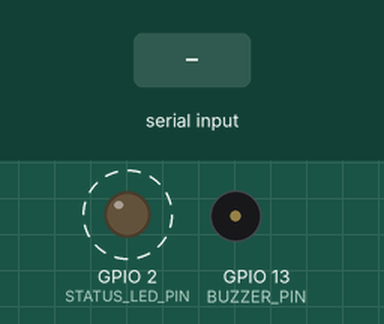
This program was run on a simulated ESP32. Parts: output pins drawn as LEDs (lit = HIGH), buzzer (waves = sounding). Dashed ring = blinking. The inputs (shaded band) are chosen by the test bench. Random numbers use the default seed unless the program sets one; what the program prints to the serial monitor is not drawn.

Above: at 1.3 s.
1.4 s: "BEEP\n" received over Serial
At 1.47 s:
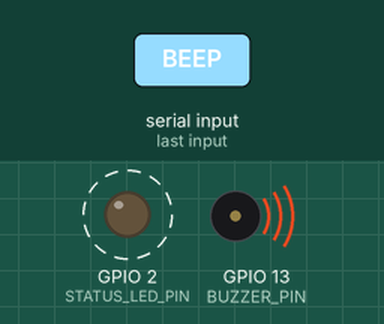
4.4 s: "LED_ON\n" received over Serial
At 4.7 s:
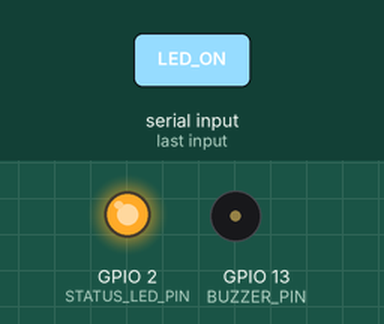
5.9 s: "BEEP\n" received over Serial
At 5.97 s:
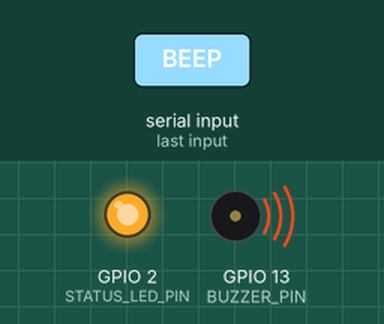
Timing chart, 0 to 13.5 s (numbered marks = the images above; inputs shaded):
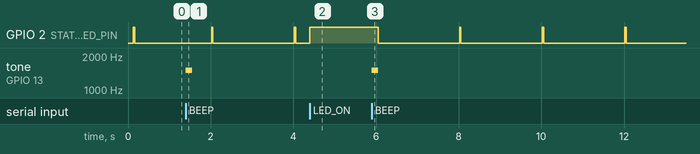

Measured:
- after the input at 1.4 s, tone on GPIO 13 (BUZZER_PIN): silent → 1500 Hz at once, → silent 0.15 s later
- after the input at 4.4 s, GPIO 2 (STATUS_LED_PIN): LOW → HIGH at once
- after the input at 5.9 s, tone on GPIO 13 (BUZZER_PIN): silent → 1500 Hz at once, → silent 0.15 s later
- by itself, GPIO 2 (STATUS_LED_PIN): alternates HIGH for 0.03 s and LOW for 2.0 s

The program:

main.cpp
```cpp
/*
 * =====================================================================================
 * Relivio MedPredict - Cross-Platform Hardware Telemetry Firmware
 * Supports: ESP32 Dev Module & Arduino Uno (ATmega328P) in PlatformIO / Cursor IDE
 * =====================================================================================
 *
 * Streams real-time physiological vitals formatted as JSON directly over USB Serial
 * to the Relivio Web Platform (either via Python PySerial backend or Web Serial API).
 *
 * Features:
 * 1. Dual-Platform Detection: Automatically detects ESP32 vs Arduino Uno at compile time.
 * 2. Formatted JSON Stream: Outputs clinical vitals every 2 seconds.
 * 3. Command Receiver: Listens for incoming USB Serial commands (LED_ON, LED_OFF, BEEP, SAMPLE).
 * 4. Micro-Fluctuation Simulation: Generates realistic physiological vital variations
 *    when physical sensors (MAX30102 / DS18B20 / DHT) are not attached.
 * =====================================================================================
 */

#include <Arduino.h>

// -------------------------------------------------------------------------------------
// Board Identification & Pin Configuration
// -------------------------------------------------------------------------------------
#if defined(ESP32) || defined(ARDUINO_ARCH_ESP32)
  #define BOARD_TYPE     "ESP32"
  #define DEFAULT_DEV_ID "ESP32-RELIVIO-01"
  #define DEFAULT_DEV_NAME "Relivio ESP32 Medical Node"
  #define STATUS_LED_PIN 2     // Onboard Blue LED on ESP32 DevKit
  #define BUZZER_PIN     13    // Optional Piezo Buzzer pin (-1 to disable)
  #define SERIAL_BAUD    115200
#else // Arduino Uno / ATmega328P
  #define BOARD_TYPE     "Arduino Uno"
  #define DEFAULT_DEV_ID "UNO-RELIVIO-01"
  #define DEFAULT_DEV_NAME "Relivio Uno Medical Node"
  #define STATUS_LED_PIN 13    // Onboard LED on Arduino Uno
  #define BUZZER_PIN     9     // Optional Piezo Buzzer pin
  #define SERIAL_BAUD    115200
#endif

// Telemetry interval (ms)
const unsigned long TELEMETRY_INTERVAL_MS = 2000;
unsigned long lastTelemetryTime = 0;

// Dynamic physiological state
float bodyTemperature = 37.8;   // in °C
int heartRate         = 80;     // in BPM
float spo2Level       = 98.2;   // in %
float ambientHumidity = 55.0;   // in %
int ambientAqi        = 105;    // AQI
int packetCounter     = 0;

// Symptoms state
const char* bpStatus = "Normal";
const char* symHeadache = "Yes";
const char* symBodyAche = "No";
const char* symFatigue  = "Yes";

// -------------------------------------------------------------------------------------
// Sensor Reading / Simulation Logic
// -------------------------------------------------------------------------------------
void updateVitals() {
  // Micro biological variations to simulate active human sensor stream
  long rTemp = random(-2, 3);
  bodyTemperature += ((float)rTemp) / 10.0;
  if (bodyTemperature < 36.2) bodyTemperature = 36.5;
  if (bodyTemperature > 40.2) bodyTemperature = 39.8;

  int rHr = random(-2, 3);
  heartRate += rHr;
  if (heartRate < 60) heartRate = 65;
  if (heartRate > 130) heartRate = 120;

  long rSpo2 = random(-1, 2);
  spo2Level += ((float)rSpo2) / 10.0;
  if (spo2Level < 94.0) spo2Level = 95.0;
  if (spo2Level > 100.0) spo2Level = 99.5;

  long rHum = random(-1, 2);
  ambientHumidity += ((float)rHum) / 10.0;
}

// -------------------------------------------------------------------------------------
// Emit JSON Telemetry Packet over USB Serial
// -------------------------------------------------------------------------------------
void sendTelemetryPacket() {
  packetCounter++;
  updateVitals();

  const char* feverSeverity = "Normal";
  if (bodyTemperature >= 38.1) {
    feverSeverity = "High Fever";
  } else if (bodyTemperature >= 37.3) {
    feverSeverity = "Mild Fever";
  }

  // Construct JSON String
  Serial.print(F("{\"device_id\":\""));
  Serial.print(DEFAULT_DEV_ID);
  Serial.print(F("\",\"device_name\":\""));
  Serial.print(DEFAULT_DEV_NAME);
  Serial.print(F("\",\"board\":\""));
  Serial.print(BOARD_TYPE);
  Serial.print(F("\",\"temperature\":"));
  Serial.print(bodyTemperature, 1);
  Serial.print(F(",\"fever_severity\":\""));
  Serial.print(feverSeverity);
  Serial.print(F("\",\"heart_rate\":"));
  Serial.print(heartRate);
  Serial.print(F(",\"spo2\":"));
  Serial.print(spo2Level, 1);
  Serial.print(F(",\"humidity\":"));
  Serial.print(ambientHumidity, 1);
  Serial.print(F(",\"aqi\":"));
  Serial.print(ambientAqi);
  Serial.print(F(",\"blood_pressure\":\""));
  Serial.print(bpStatus);
  Serial.print(F("\",\"headache\":\""));
  Serial.print(symHeadache);
  Serial.print(F("\",\"body_ache\":\""));
  Serial.print(symBodyAche);
  Serial.print(F("\",\"fatigue\":\""));
  Serial.print(symFatigue);
  Serial.print(F("\",\"battery_mv\":"));
#if defined(ESP32)
  Serial.print(4120);
#else
  Serial.print(5000);
#endif
  Serial.print(F(",\"packet\":"));
  Serial.print(packetCounter);
  Serial.print(F(",\"protocol\":\"USB-Serial\"}"));
  Serial.println();

  // Pulse onboard LED on packet transmission
  digitalWrite(STATUS_LED_PIN, HIGH);
  delay(30);
  digitalWrite(STATUS_LED_PIN, LOW);
}

// -------------------------------------------------------------------------------------
// Handle Inbound Serial Commands from Relivio App
// -------------------------------------------------------------------------------------
void processIncomingCommands() {
  if (Serial.available() > 0) {
    String cmd = Serial.readStringUntil('\n');
    cmd.trim();
    cmd.toUpperCase();

    if (cmd.length() == 0) return;

    if (cmd == "LED_ON") {
      digitalWrite(STATUS_LED_PIN, HIGH);
      Serial.println(F("{\"ack\":\"LED_ON\",\"status\":\"OK\"}"));
    } else if (cmd == "LED_OFF") {
      digitalWrite(STATUS_LED_PIN, LOW);
      Serial.println(F("{\"ack\":\"LED_OFF\",\"status\":\"OK\"}"));
    } else if (cmd == "BEEP") {
#if defined(BUZZER_PIN) && (BUZZER_PIN > 0)
      tone(BUZZER_PIN, 1500, 150);
#endif
      Serial.println(F("{\"ack\":\"BEEP\",\"status\":\"OK\"}"));
    } else if (cmd == "SAMPLE" || cmd == "SAMPLE_NOW") {
      sendTelemetryPacket();
    } else if (cmd == "RESET") {
      packetCounter = 0;
      Serial.println(F("{\"ack\":\"RESET\",\"status\":\"OK\"}"));
    } else {
      Serial.print(F("{\"ack\":\"UNKNOWN_CMD\",\"cmd\":\""));
      Serial.print(cmd);
      Serial.println(F("\"}"));
    }
  }
}

// -------------------------------------------------------------------------------------
// Arduino Setup & Loop
// -------------------------------------------------------------------------------------
void setup() {
  pinMode(STATUS_LED_PIN, OUTPUT);
  digitalWrite(STATUS_LED_PIN, LOW);

#if defined(BUZZER_PIN) && (BUZZER_PIN > 0)
  pinMode(BUZZER_PIN, OUTPUT);
#endif

  // Initialize USB Serial
  Serial.begin(SERIAL_BAUD);
  delay(100);

  // Startup banner
  Serial.println();
  Serial.print(F("[Relivio] Initialized Node on "));
  Serial.print(BOARD_TYPE);
  Serial.print(F(" @ "));
  Serial.print(SERIAL_BAUD);
  Serial.println(F(" baud. Streaming vitals JSON..."));

  // Send initial startup packet
  sendTelemetryPacket();
}

void loop() {
  // Check for incoming commands
  processIncomingCommands();

  // Periodic telemetry transmission
  unsigned long currentMillis = millis();
  if (currentMillis - lastTelemetryTime >= TELEMETRY_INTERVAL_MS) {
    lastTelemetryTime = currentMillis;
    sendTelemetryPacket();
  }
}
```
